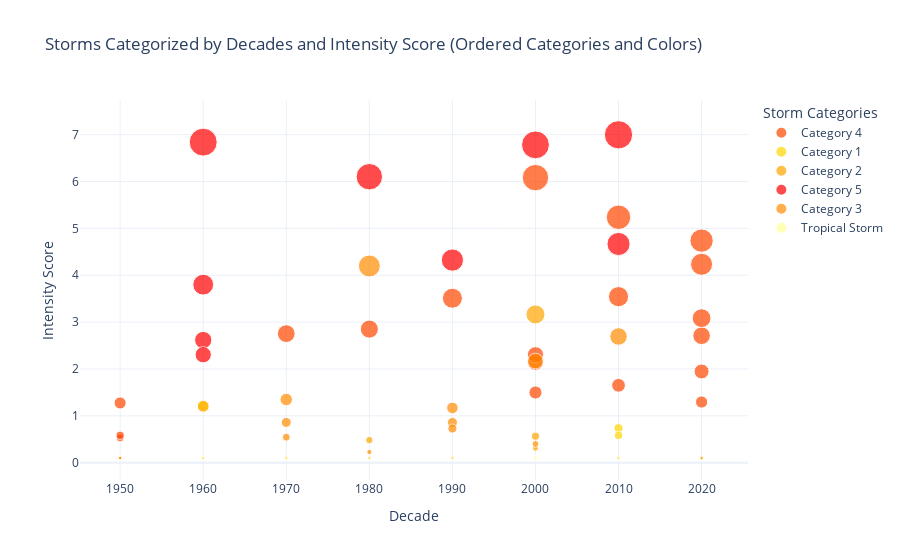

Notebook code cell kept with this figure:
### Code cell
# Filter data for storms from 1950 onwards
# Ensure all intensity scores are non-negative
filtered_data_1950['Intensity_Score'] = filtered_data_1950['Intensity_Score'].clip(lower=0.1)  # Avoid zero size dots

# Reorder the category legend
filtered_data_1950['Category'] = pd.Categorical(
    filtered_data_1950['Category'],
    categories=['Category 5', 'Category 4', 'Category 3', 'Category 2', 'Category 1', 'Tropical Storm'],
    ordered=False
)

# Define a custom color scheme for storm categories (lighter to darker: yellow to red)
category_colors = {
    'Tropical Storm': '#FFFF99',  # Light Yellow
    'Category 1': '#FFD700',  # Gold
    'Category 2': '#FFA500',  # Orange
    'Category 3': '#FF8C00',  # Dark Orange
    'Category 4': '#FF4500',  # Red-Orange
    'Category 5': '#FF0000'   # Red
}

# Create an interactive scatter plot with corrected legend order
fig = px.scatter(
    filtered_data_1950,
    x='Decade',
    y='Intensity_Score',
    size='Intensity_Score',  # Dot size scaled by hurricane intensity
    color='Category',  # Assign a unique color to each category
    color_discrete_map=category_colors,  # Map custom colors to categories
    hover_name='Hurricane_Name',  # Show hurricane names on hover
    title="Storms Categorized by Decades and Intensity Score (Ordered Categories and Colors)",
    labels={
        'Decade': 'Decade',
        'Intensity_Score': 'Hurricane Intensity',
    #    'Category': 'Storm Category'
    }
)

# Update layout for better visuals and ordered legend
fig.update_layout(
    legend=dict(
        title='Storm Categories',
        traceorder='normal'  # Maintain the natural category order
    ),
    xaxis_title='Decade',
    yaxis_title='Intensity Score',
    template='plotly_white',
    xaxis=dict(tickmode='linear', dtick=10)  # Ensure decades are evenly spaced
)

# Display the interactive plot
fig.show()

### Figure 1 — Plotly figure (JSON) as saved in the notebook; plotly's stock layout.template omitted (floating-point values rounded to 4 significant figures)
{"data": [{"hovertemplate": "<b>%{hovertext}</b><br><br>Category=Category 4<br>Decade=%{x}<br>Hurricane Intensity=%{marker.size}<extra></extra>", "hovertext": ["Milton", "Helene", "Idalia", "Ian", "Ida", "Laura", "Florence", "Harvey", "Joaquin", "Dennis", "Wilma", "Charley", "Ivan", "Floyd", "Hugo", "Carmen", "Betsy", "Audrey", "Gracie", "Hazel", "Helene", "King"], "legendgroup": "Category 4", "marker": {"color": "#FF4500", "size": [2.709, 1.294, 1.946, 4.739, 4.233, 3.084, 1.651, 5.237, 3.543, 1.498, 6.083, 2.138, 2.303, 3.509, 2.851, 2.754, 1.2, 0.5287, 0.1, 1.275, 0.1, 0.5852], "sizemode": "area", "sizeref": 0.01749, "symbol": "circle"}, "mode": "markers", "name": "Category 4", "orientation": "v", "showlegend": true, "type": "scatter", "x": [2020, 2020, 2020, 2020, 2020, 2020, 2010, 2010, 2010, 2000, 2000, 2000, 2000, 1990, 1980, 1970, 1960, 1950, 1950, 1950, 1950, 1950], "xaxis": "x", "y": [2.709, 1.294, 1.946, 4.739, 4.233, 3.084, 1.651, 5.237, 3.543, 1.498, 6.083, 2.138, 2.303, 3.509, 2.851, 2.754, 1.2, 0.5287, 0.1, 1.275, 0.1, 0.5852], "yaxis": "y"}, {"hovertemplate": "<b>%{hovertext}</b><br><br>Category=Category 1<br>Decade=%{x}<br>Hurricane Intensity=%{marker.size}<extra></extra>", "hovertext": ["Nicole", "Nicholas", "Barry", "Isaac", "Sandy", "Irene", "Humberto", "Claudette", "Lili", "Erin", "Bonnie", "Jerry", "Bonnie", "Andrew", "Bonnie", "Dorothy", "Agnes", "Ginger", "Blanche", "Gladys", "Chloe"], "legendgroup": "Category 1", "marker": {"color": "#FFD700", "size": [0.1, 0.1, 0.1, 0.1, 0.7368, 0.5814, 0.1, 0.1, 0.1, 0.1, 0.1, 0.1, 0.1, 0.1, 0.1, 0.1, 0.1, 0.1, 0.1, 0.1, 1.208], "sizemode": "area", "sizeref": 0.01749, "symbol": "circle"}, "mode": "markers", "name": "Category 1", "orientation": "v", "showlegend": true, "type": "scatter", "x": [2020, 2020, 2010, 2010, 2010, 2010, 2000, 2000, 2000, 1990, 1990, 1980, 1980, 1980, 1980, 1970, 1970, 1970, 1960, 1960, 1960], "xaxis": "x", "y": [0.1, 0.1, 0.1, 0.1, 0.7368, 0.5814, 0.1, 0.1, 0.1, 0.1, 0.1, 0.1, 0.1, 0.1, 0.1, 0.1, 0.1, 0.1, 0.1, 0.1, 1.208], "yaxis": "y"}, {"hovertemplate": "<b>%{hovertext}</b><br><br>Category=Category 2<br>Decade=%{x}<br>Hurricane Intensity=%{marker.size}<extra></extra>", "hovertext": ["Delta", "Zeta", "Arthur", "Alex", "Gustav", "Ike", "Frances", "Isabel", "Alberto", "Georges", "Bertha", "Emily", "Elena", "Gloria", "Belle", "Hilda"], "legendgroup": "Category 2", "marker": {"color": "#FFA500", "size": [0.1, 0.1, 0.1, 0.1, 0.5649, 3.164, 0.1, 0.3098, 0.1, 0.1, 0.1, 0.1, 0.4814, 0.1, 0.1, 0.1], "sizemode": "area", "sizeref": 0.01749, "symbol": "circle"}, "mode": "markers", "name": "Category 2", "orientation": "v", "showlegend": true, "type": "scatter", "x": [2020, 2020, 2010, 2010, 2000, 2000, 2000, 2000, 2000, 1990, 1990, 1980, 1980, 1980, 1970, 1960], "xaxis": "x", "y": [0.1, 0.1, 0.1, 0.1, 0.5649, 3.164, 0.1, 0.3098, 0.1, 0.1, 0.1, 0.1, 0.4814, 0.1, 0.1, 0.1], "yaxis": "y"}, {"hovertemplate": "<b>%{hovertext}</b><br><br>Category=Category 5<br>Decade=%{x}<br>Hurricane Intensity=%{marker.size}<extra></extra>", "hovertext": ["Michael", "Irma", "Katrina", "Andrew", "Allen", "Camille", "Beulah", "Carla", "Donna"], "legendgroup": "Category 5", "marker": {"color": "#FF0000", "size": [4.667, 6.996, 6.782, 4.323, 6.102, 6.84, 3.799, 2.617, 2.304], "sizemode": "area", "sizeref": 0.01749, "symbol": "circle"}, "mode": "markers", "name": "Category 5", "orientation": "v", "showlegend": true, "type": "scatter", "x": [2010, 2010, 2000, 1990, 1980, 1960, 1960, 1960, 1960], "xaxis": "x", "y": [4.667, 6.996, 6.782, 4.323, 6.102, 6.84, 3.799, 2.617, 2.304], "yaxis": "y"}, {"hovertemplate": "<b>%{hovertext}</b><br><br>Category=Category 3<br>Decade=%{x}<br>Hurricane Intensity=%{marker.size}<extra></extra>", "hovertext": ["Matthew", "Rita", "Jeanne", "Bret", "Bonnie", "Fran", "Opal", "Gilbert", "Diana", "Alicia", "Eloise", "Edith", "Celia", "Ione", "Connie", "Edna", "Carol", "Easy"], "legendgroup": "Category 3", "marker": {"color": "#FF8C00", "size": [2.693, 2.169, 0.4006, 0.8593, 0.1, 0.7282, 1.168, 4.198, 0.229, 0.1, 1.348, 0.5431, 0.8593, 0.1, 0.1, 0.1, 0.1, 0.1], "sizemode": "area", "sizeref": 0.01749, "symbol": "circle"}, "mode": "markers", "name": "Category 3", "orientation": "v", "showlegend": true, "type": "scatter", "x": [2010, 2000, 2000, 1990, 1990, 1990, 1990, 1980, 1980, 1980, 1970, 1970, 1970, 1950, 1950, 1950, 1950, 1950], "xaxis": "x", "y": [2.693, 2.169, 0.4006, 0.8593, 0.1, 0.7282, 1.168, 4.198, 0.229, 0.1, 1.348, 0.5431, 0.8593, 0.1, 0.1, 0.1, 0.1, 0.1], "yaxis": "y"}, {"hovertemplate": "<b>%{hovertext}</b><br><br>Category=Tropical Storm<br>Decade=%{x}<br>Hurricane Intensity=%{marker.size}<extra></extra>", "hovertext": ["Ingrid", "Ida", "Ernesto", "Alberto", "Isidore", "Danny", "Florence", "Babe", "Brenda"], "legendgroup": "Tropical Storm", "marker": {"color": "#FFFF99", "size": [0.1, 0.1, 0.1, 0.1, 0.1, 0.1, 0.1, 0.1, 0.1], "sizemode": "area", "sizeref": 0.01749, "symbol": "circle"}, "mode": "markers", "name": "Tropical Storm", "orientation": "v", "showlegend": true, "type": "scatter", "x": [2010, 2000, 2000, 2000, 2000, 1990, 1980, 1970, 1960], "xaxis": "x", "y": [0.1, 0.1, 0.1, 0.1, 0.1, 0.1, 0.1, 0.1, 0.1], "yaxis": "y"}], "layout": {"legend": {"itemsizing": "constant", "title": {"text": "Storm Categories"}, "tracegroupgap": 0, "traceorder": "normal"}, "title": {"text": "Storms Categorized by Decades and Intensity Score (Ordered Categories and Colors)"}, "xaxis": {"anchor": "y", "domain": [0, 1], "dtick": 10, "tickmode": "linear", "title": {"text": "Decade"}}, "yaxis": {"anchor": "x", "domain": [0, 1], "title": {"text": "Intensity Score"}}}}
